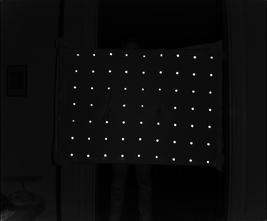
%> input picture Matlab/data/test0.png, 267 x 221 px, shrunk from 512 x 424 before the run; its folder holds 4 pictures in this run
$ octave Labelling.m   (GNU Octave 9; MATLAB toolbox functions it lacks are replaced by stand-ins)
%> lines starting %> are read from the running program, lines starting %| are printed output that depends on the picture

clear;
fileInName = 'data\\trackingNull.txt';
colorfileInName = 'data\\trackingcolor.txt';
fileOutName = 'data\\trackingNullOut.txt';
imageFileFormat = 'data\\test%d.png';
colorimageFileFormat = 'data\\test%dcolor.png';
numOfCols = 9;

RunLabelling(fileInName, colorfileInName, fileOutName, imageFileFormat,colorimageFileFormat, numOfCols)
% [7 lines not run here, left out]
function RunLabelling(fileInName,colorfileInName, fileOutName, imageFileFormat,colorimageFileFormat, numOfCols)
%> called with fileInName = 'data\\trackingNull.txt', colorfileInName = 'data\\trackingcolor.txt', fileOutName = 'data\\trackingNullOut.txt', imageFileFormat = 'data\\test%d.png', colorimageFileFormat = 'data\\test%dcolor.png', numOfCols = 9
fileIN = fopen(fileInName,'r');
fileINcolor = fopen(colorfileInName,'r');

fileOut = fopen(fileOutName,'w');
frameCounter = 0;
figIR = figure('units','normalized','outerposition',[0 0 1 1]);
figcolor = figure('units','normalized','outerposition',[0 0 1 1]);


while ~feof(fileIN)
    L = frameReader(fileIN);
    Lcolor = frameReader(fileINcolor);
    pointsMissing = arePointsMissing(L);
    if pointsMissing
        filename = sprintf(imageFileFormat, frameCounter);
        colorfilename = sprintf(colorimageFileFormat, frameCounter);
        A = imread(filename);
%> A is the input picture: size 221x267 uint8; min 0, max 255, mean 12.1
        B = imread(colorfilename);
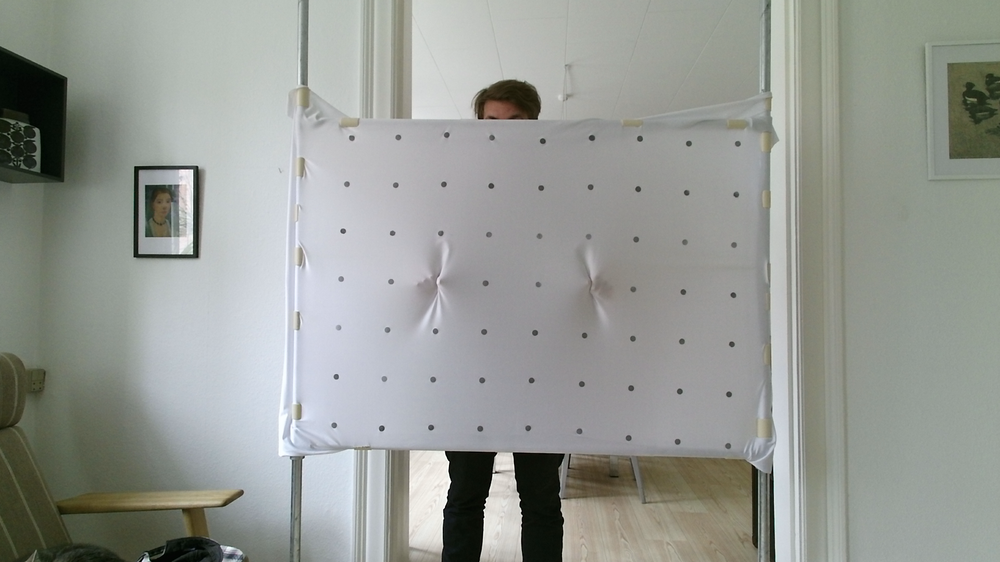
%> input picture Matlab/data/test0color.png, 1000 x 562 px, shrunk from 1920 x 1080 before the run
%> B is the input picture: size 562x1000x3 uint8; mean R, G, B 150.1, 153.5, 148.2
        figure(figcolor)
        image(B);
               drawPoints(Lcolor, 'b');
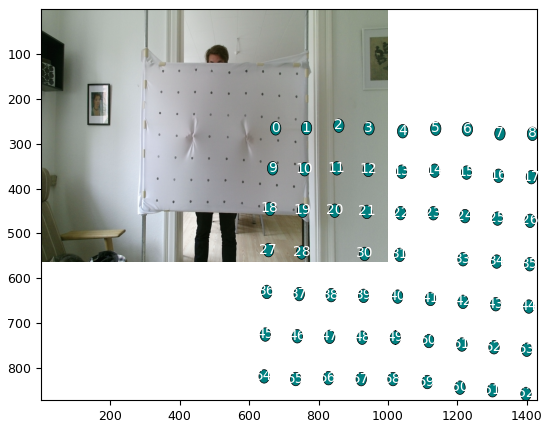
%> figure redrawn from the program's plot data

        figure(figIR)


        imshow(A, hot,'InitialMagnification','fit');
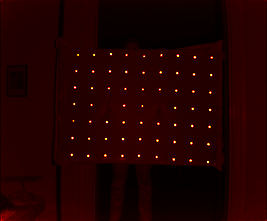
%> displayed picture: size 221x267x3, on the screen's scale of 0 to 255; mean R, G, B 33.9, 0.8, 0.4

        missing   = drawPoints(L, '');
        L = labelRest(missing, numOfCols, L, frameCounter);
    end

    text = jsonencode(L);
    fprintf(fileOut, text);
    fprintf(fileOut,'\n');
    frameCounter = frameCounter + 1;
end

fclose(fileIN);
fclose(fileOut);
close all;
end


function pointsMissing = arePointsMissing(L)
pointsMissing =0;
for i = 1:numel(L.Items)


    if ~ L.Items(i).visible
        pointsMissing = 1;
        break;
    end

end
end


function [L] = frameReader(fileID)
line = fgetl(fileID);
L = jsondecode(line);
end


function [] = drawDot(x,y, col, index, size)
if strcmp(col,'p')
    FaceColor = [0 .5 .5];
else
    FaceColor = [.5 .5 .5];
end
if size == 'b'
    pos = [x-15 y-15 30 30];
else
    pos = [x-5 y-5 10 10];
end
rectangle('Position',pos,'FaceColor', FaceColor,'Curvature',[1 1])
text('position',[x+ .5 y],'fontsize',10,'color','w','string',int2str(index), 'HorizontalAlignment', 'center' );

end

function missing = drawPoints(L, size)

missing = [];
for i = 1:numel(L.Items)
    id = i-1;
    x = L.Items(i).x;
    y = L.Items(i).y;
    if ~isequal(x , [])
        drawDot(x,y, 'p' ,id, size)
    else
        missing = vertcat(missing, id);
    end
end
end


function L = labelRest(missing, numOfCols, L, frameNr)
prompt = 'Enter depth:';
titleFormat = 'Label missing point: %d';

dims = [1 50];
%input  = zeros(length(missing),4);


for i = 1:numel(missing)


    id = missing(i);

    neighboursString = allNeighbourStr(id, numOfCols, L);
    prompText = [neighboursString newline newline prompt];

    title(sprintf("Frame %d: Click on marker %d's position", frameNr,id));
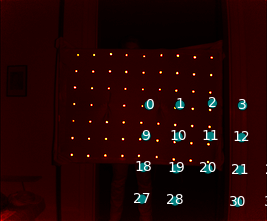
%> figure redrawn from the program's plot data; its title reads 'Frame 0: Click on marker 29's position'
%> (the run ends here)
